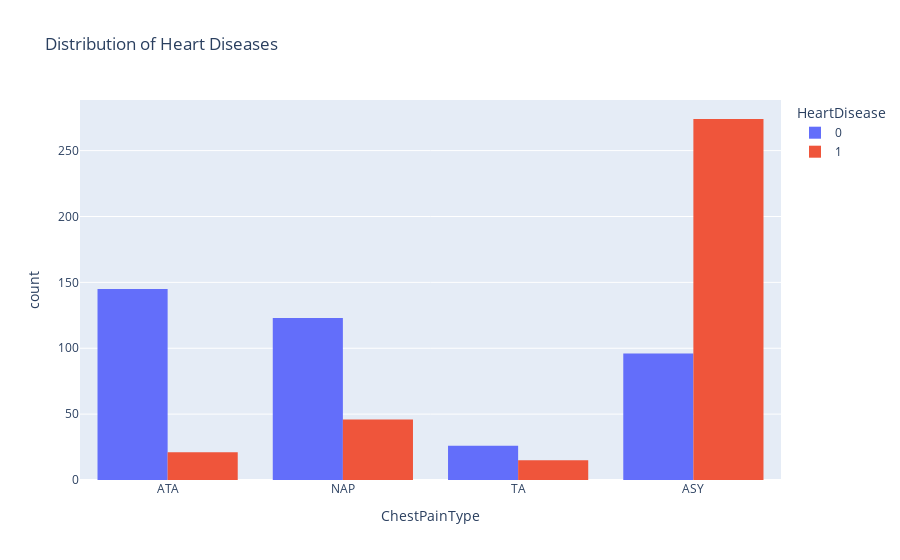

Notebook cell for this chart:
### Code cell
'''

---------------------------------------------------------------------------------------------------------------------------

It all makes sense now.
At first you think, how could people who experienced chest pains from exercise be asymptomatic.
It's because they ONLY experience chest pains from exercise.
Passively they don't feel much pain, so they say they don't have chest pain for the ChestPainType category.
But they do have chest pain when they exercise.

---------------------------------------------------------------------------------------------------------------------------

So what happens is that a man will go gym.
Do hardcore exercise.
Experience chest pains.
And then go to the doctor about it.

---------------------------------------------------------------------------------------------------------------------------

Doctor  : "Why are you here"
Patient : "I had chest pains while exercising"
Doctor  : *Writes down Execise-induced-Angina* , "Does your chest hurt at the moment?"
Patient : "No"
Doctor  : *Writes down asymptomatic*.

---------------------------------------------------------------------------------------------------------------------------

We also see that the majority of Exercise angina cases result in Heart disease, while the majority that didn't experience and exercise 
Angina do not have Heart disease.
We also see that there are still some cases of people with heart disease that didn't experience exercise pains but still had heart disease.
These could just be people that didn't exercise at all.

But the data suggests that the stress from exercise could be an early warning sign of heart problems.

---------------------------------------------------------------------------------------------------------------------------

It's a shot in the dark but it could also explain why there are more men than women.
As women may be less likely to put themselves under that stress that level of physical stress.

---------------------------------------------------------------------------------------------------------------------------

I'm not suggesting that exercise causes heart disease, just that it can be a good indicator.

---------------------------------------------------------------------------------------------------------------------------

Now that we have a conclusion to where the data comes from, we can look at the data to see if we can find anything else that
might be interesting.

Let's start by looking at the ChestPainType variable.

---------------------------------------------------------------------------------------------------------------------------

'''

fig=px.histogram(data, 
                 x="ChestPainType",
                 color="HeartDisease",           
                 hover_data=data.columns,
                 title="Distribution of Heart Diseases",
                 barmode="group")
fig.show()

### Figure 1 — Plotly figure (JSON) as saved in the notebook; plotly's stock layout.template omitted (floating-point values rounded to 4 significant figures; data arrays with more than 128 entries replaced by an {"elided": "..."} marker saying what was removed)
{"data": [{"alignmentgroup": "True", "bingroup": "x", "hovertemplate": "HeartDisease=0<br>ChestPainType=%{x}<br>count=%{y}<extra></extra>", "legendgroup": "0", "marker": {"color": "#636efa", "pattern": {"shape": ""}}, "name": "0", "offsetgroup": "0", "orientation": "v", "showlegend": true, "type": "histogram", "x": {"elided": "390 str values"}, "xaxis": "x", "yaxis": "y"}, {"alignmentgroup": "True", "bingroup": "x", "hovertemplate": "HeartDisease=1<br>ChestPainType=%{x}<br>count=%{y}<extra></extra>", "legendgroup": "1", "marker": {"color": "#EF553B", "pattern": {"shape": ""}}, "name": "1", "offsetgroup": "1", "orientation": "v", "showlegend": true, "type": "histogram", "x": {"elided": "356 str values"}, "xaxis": "x", "yaxis": "y"}], "layout": {"barmode": "group", "legend": {"title": {"text": "HeartDisease"}, "tracegroupgap": 0}, "title": {"text": "Distribution of Heart Diseases"}, "xaxis": {"anchor": "y", "domain": [0, 1], "title": {"text": "ChestPainType"}}, "yaxis": {"anchor": "x", "domain": [0, 1], "title": {"text": "count"}}}}
